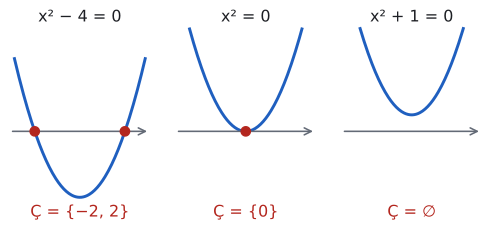

Here is the Python script that generated this plot:
import sys; sys.path.insert(0, "tools")
from cizim import *

fig, eks = plt.subplots(1, 3, figsize=(6.4, 2.9))
veriler = [("x² − 4 = 0", lambda x: x**2 - 4, [-2, 2], "Ç = {−2, 2}"),
           ("x² = 0", lambda x: x**2, [0], "Ç = {0}"),
           ("x² + 1 = 0", lambda x: x**2 + 1, [], "Ç = ∅")]
for ax, (baslik, f, kokler, cozum) in zip(eks, veriler):
    ax.axis("off"); ax.set_xlim(-3.2, 3.2); ax.set_ylim(-5.5, 7.5)
    ax.annotate("", xy=(3.1, 0), xytext=(-3.1, 0), arrowprops=dict(arrowstyle="->", color=SOLUK, lw=1.2))
    xs = np.linspace(-2.9, 2.9, 200)
    ys = f(xs); ys = np.where(ys > 6.3, np.nan, ys)
    ax.plot(xs, ys, color=MAVI)
    for k in kokler: nokta(ax, k, 0, renk=KIRMIZI)
    ax.text(0, 7.4, baslik, ha="center", va="top", fontsize=12)
    ax.text(0, -5.4, cozum, ha="center", va="bottom", fontsize=12, color=KIRMIZI)
plt.subplots_adjust(wspace=0.15)
kaydet(fig, __file__)
